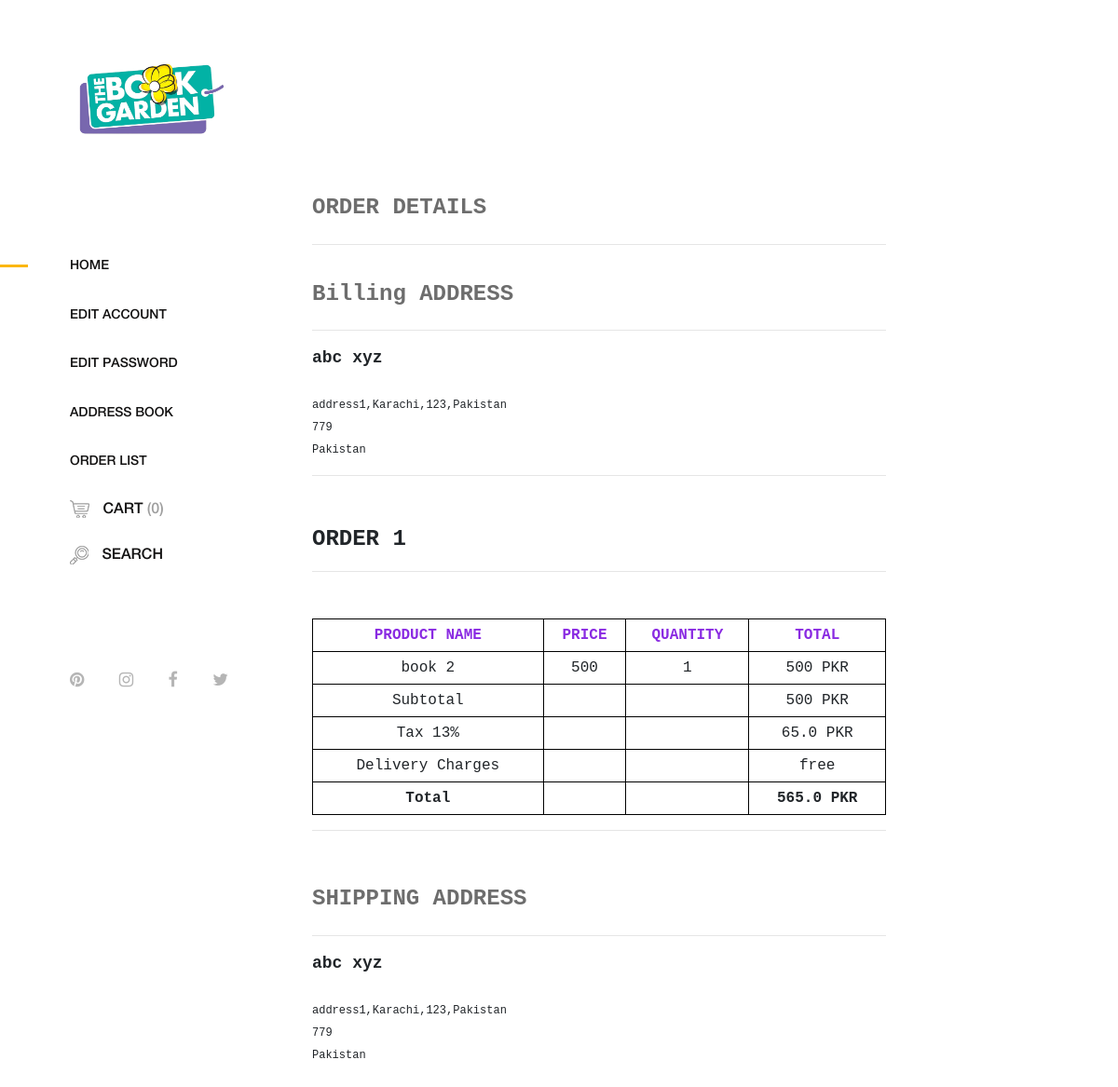
Screenshot of /order/1/orderdetail/ with the database file from the repository.
### book_orders/models.py (models this page shows, shortened)
class Order(models.Model):
    billing_first_name=models.CharField(max_length=100,blank=False)
    billing_last_name=models.CharField(max_length=100,blank=False)
    billing_email=models.EmailField(max_length=254,blank=True)
    billing_address=models.CharField(max_length=364,blank=False)
    billing_phone_number=models.CharField(max_length=20,blank=False)
    shipping_first_name=models.CharField(max_length=100,blank=False)
    shipping_last_name=models.CharField(max_length=100,blank=False)
    shipping_email=models.EmailField(max_length=254,blank=True)
    shipping_address=models.CharField(max_length=364,blank=False)
    shipping_phone_number=models.CharField(max_length=20,blank=False)
    customer=models.ForeignKey(User,on_delete=models.CASCADE,null=True)
    books=models.ManyToManyField(Book,through='OrderItem')
    order_status=models.IntegerField(choices=ORDER_STATUS_CHOICES,default=1)
    payment_status=models.IntegerField(choices=PAYMENT_STATUS_CHOICES,default=0)
    order_guideline=models.TextField(blank=True)
    order_created_date=models.DateTimeField(blank=False,null=False,default=timezone.now)

### product_app/models.py (models this page shows, shortened)
class Book(models.Model):
    book_name=models.CharField(max_length=264,verbose_name="Book Name",blank=False)
    book_category=models.ManyToManyField(BookCategory,verbose_name=("Categories"))
    book_author=models.ForeignKey(Author,verbose_name=("Author Name"),on_delete=models.CASCADE,blank=False)
    book_price=models.PositiveIntegerField(verbose_name="Display Price")
    description=models.TextField()
    in_stock=models.BooleanField(default=False,verbose_name="Is Book in Stock?")

### book_orders/views.py (the view)
# urls.py: path('<int:pk>/orderdetail/',OrderDetailView.as_view(),name='order_detail')
class OrderDetailView(DetailView):
    template_name='orderdetail.html'
    model=Order
    context_object_name='order'
    def get_context_data(self, **kwargs):
        context = super().get_context_data(**kwargs)
        all_item_in_order=[]
        subtotal=0
        obj=None
        try:
            obj=Order.objects.get(pk=self.kwargs.get('pk'))
        except:
            raise Http404()
        for item in obj.orderitem_set.all():
            temp_dict={}
            qty=item.quantity
            price=0
            if item.book !=None:
                price=item.book.book_price
                temp_dict['book_name']=item.book.book_name
            elif item.short_book_info !=None:
                price=item.short_book_info.book_price
                temp_dict['book_name']=item.short_book_info.book_name
            temp_dict['price']=price
            temp_dict['quantity']=qty
            temp_dict['total']=price*qty
            all_item_in_order.append(temp_dict)
            subtotal+=(qty*price)
        context['subtotal']=subtotal
        context['tax']=round(subtotal*0.13,2)
        context['gross_total']=round(context['tax']+subtotal,2)
        context['all_item_in_order']=all_item_in_order
        return context

### book_orders/templates/orderdetail.html (shortened to what this page needs)
{% extends 'index2.html' %}
{% load static %}
{% block body_block %}
     <div id="no-content" class="col-lg-8 col-md-6 col-sm-8 col-xs-10 col-xs-offset-1 orders-content">
            <p style="font-family: 'Courier New', Courier, monospace; font-size:x-large; font-weight: bold !important; margin-top: 200px;">ORDER DETAILS</p>
            <hr style="width: 80%; margin-left: 0; ">
             <div style="margin-top: 30px;">
              <p style="font-family: 'Courier New', Courier, monospace; font-size:x-large; font-weight: bold !important;">Billing ADDRESS</p>
            <hr style="width: 80%; margin-left: 0; ">
        <span style="font-family: 'Courier New', Courier, monospace; font-size: 18px; font-weight: bold;">{{ order.billing_first_name }} {{ order.billing_last_name }}</span>
        <br>
        <br>
        <span style="font-family: 'Courier New', Courier, monospace; font-size: 12px;">{{ order.billing_address }}</span>
        <br>
        <span style="font-family: 'Courier New', Courier, monospace; font-size: 12px;">{{ order.billing_phone_number }}</span>
        <br>
        <span style="font-family: 'Courier New', Courier, monospace; font-size: 12px;">Pakistan</span>
        <br>
        <hr style="width: 80%; margin-left: 0; ">
         </div>
        <div style="margin-top: 50px;">
        <span style="font-family: 'Courier New', Courier, monospace; font-size:x-large; font-weight: bold !important; ">ORDER {{ order.pk }}</span>
            <hr style="width: 80%; margin-left: 0; ">
            <table style="width:80%">
             <tr>
 <th>PRODUCT NAME</th>
 <th>PRICE</th>
 <th>QUANTITY</th>
 <th>TOTAL</th>
</tr>
{% for item in all_item_in_order %}
<tr>
 <td>{{ item.book_name }}</td>
 <td>{{ item.price }}</td>
 <td>{{ item.quantity  }}</td>
 <td>{{ item.total }} PKR</td>
</tr>
{% endfor %}
<tr>
   <td>Subtotal</td>
   <td></td>
   <td></td>
   <td>{{ subtotal }} PKR</td>
</tr>
<tr>
   <td>Tax 13%</td>
   <td></td>
   <td></td>
   <td>{{ tax }} PKR</td>
</tr>
<tr>
 <td>Delivery Charges</td>
 <td></td>
 <td></td>
 <td>free</td>
</tr>
<tr>
 <td style="font-weight: bolder;">Total</td>
 <td></td>
 <td></td>
 <td style="font-weight: bolder;">{{ gross_total }} PKR</td>
</tr>
</table>
<hr style="width: 80%; margin-left: 0; ">
</div>
<div style="margin-top: 50px;">
<p style="font-family: 'Courier New', Courier, monospace; font-size:x-large; font-weight: bold !important;">SHIPPING ADDRESS</p>
<hr style="width: 80%; margin-left: 0; ">
<span style="font-family: 'Courier New', Courier, monospace; font-size: 18px; font-weight: bold;">{{ order.shipping_first_name }} {{ order.shipping_last_name }} </span>
<br>
<br>
<span style="font-family: 'Courier New', Courier, monospace; font-size: 12px;">{{ order.shipping_address }}</span>
<br>
<span style="font-family: 'Courier New', Courier, monospace; font-size: 12px;">{{ order.shipping_phone_number }}</span>
<br>
<span style="font-family: 'Courier New', Courier, monospace; font-size: 12px;">Pakistan</span>
<br>
<br>
<br>
       </div>
    </div>
{% endblock %}

### static/css/core-style.css (style rules this page uses)
* { margin: 0; padding: 0; }
body { font-family: "helveticaneuemedium" !important ; font-size: 16px; }
p { color: #6d6d6d; font-size: 16px; line-height: 1.9; font-weight: 400; }
*, *::after, *::before { -webkit-box-sizing: border-box; -moz-box-sizing: border-box; box-sizing: border-box; }

### rows the page displays
Order: billing_first_name "abc", billing_last_name "xyz", billing_address "address1,Karachi,123,Pakistan", billing_phone_number "779", pk "1", shipping_first_name "abc", shipping_last_name "xyz", shipping_address "address1,Karachi,123,Pakistan", shipping_phone_number "779"
Book: book_name "book 2", price "500", quantity "1", total "500"

### other values shown
{{ subtotal }} "500"
{{ tax }} "65.0"
{{ gross_total }} "565.0"
